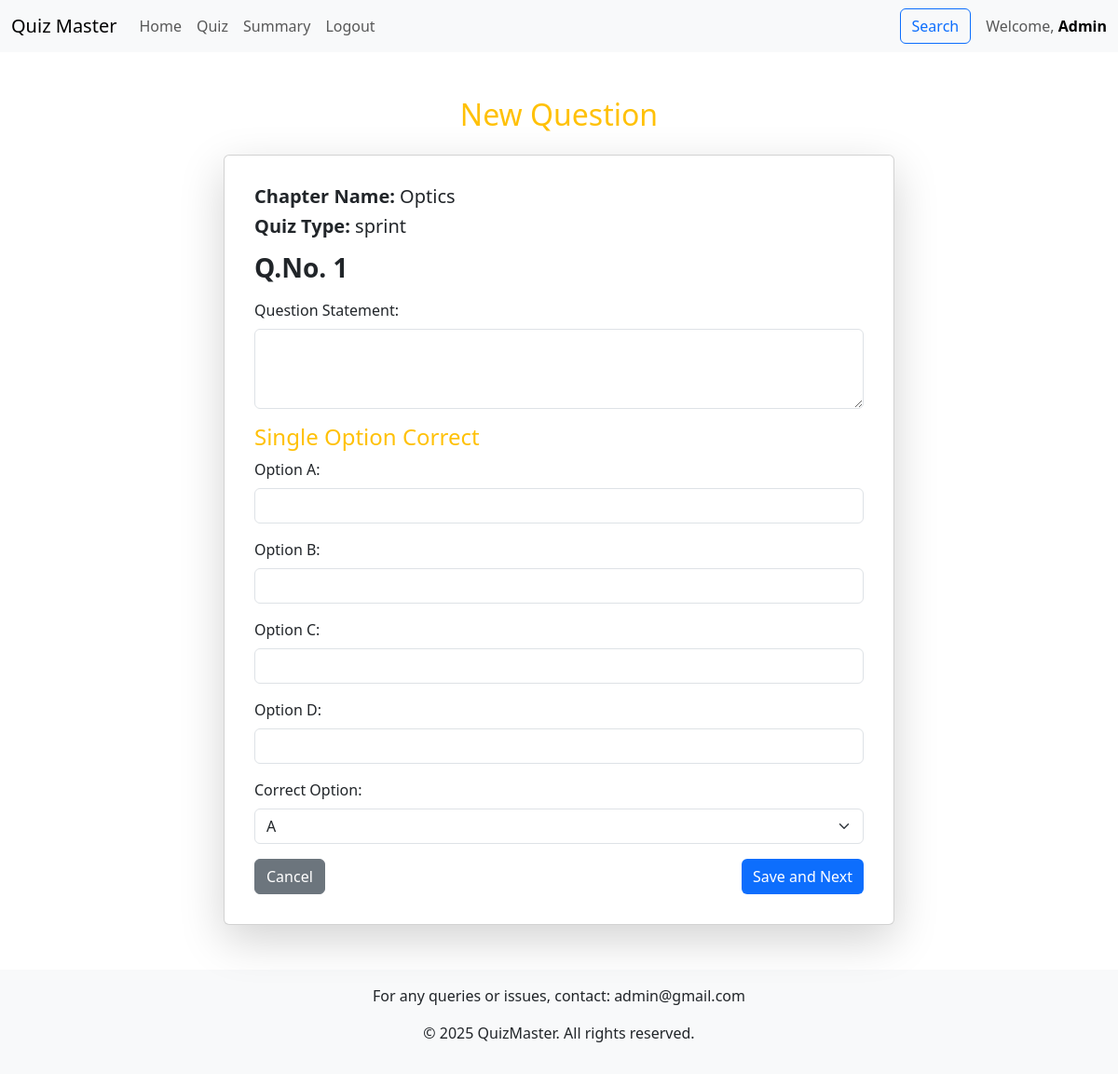
Page /dashboard/quiz_management/add_question/3 (signed in) on the earlier database version.
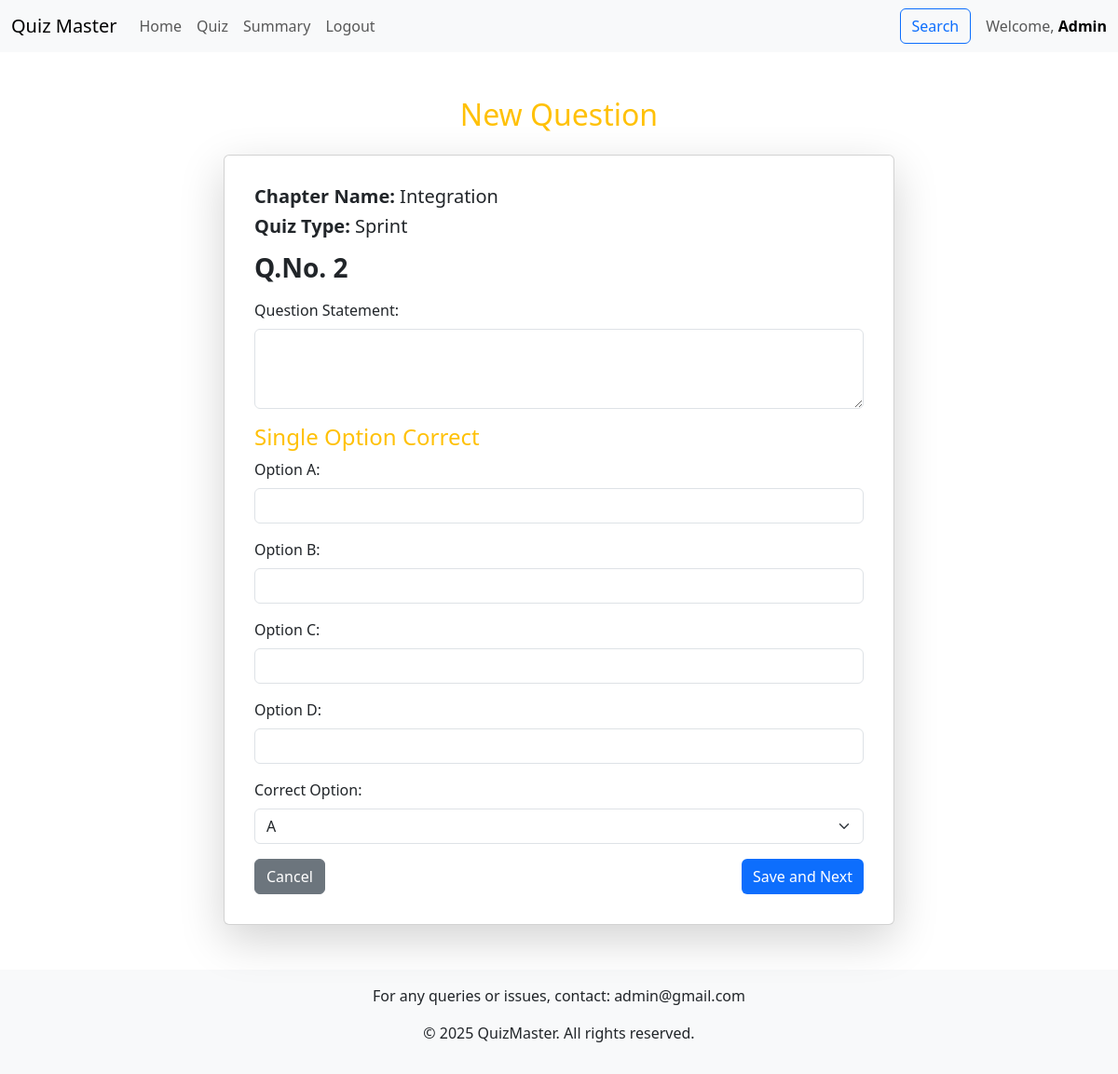
Same page on the later database version.
### models.py (models this page shows, shortened)
class Chapter(db.Model):
    id = db.Column(db.Integer, primary_key=True)
    subject_id = db.Column(db.Integer, db.ForeignKey('subject.id'), nullable=False)
    name = db.Column(db.String(100), nullable=False)
    description = db.Column(db.String(255))
    quizzes = db.relationship('Quiz', backref='chapter', lazy=True, cascade="all, delete-orphan")

class Quiz(db.Model):
    id = db.Column(db.Integer, primary_key=True)
    type=db.Column(db.String(50))
    chapter_id = db.Column(db.Integer, db.ForeignKey('chapter.id'), nullable=False)
    date_of_quiz = db.Column(db.DateTime, nullable=False, default=datetime.utcnow)
    time_duration = db.Column(db.Integer)  # format: HH:MM
    remarks = db.Column(db.String(255))
    questions = db.relationship('Question', backref='quiz', lazy=True, cascade="all, delete-orphan")
    scores = db.relationship('Score', backref='quiz', lazy=True, cascade="all, delete-orphan")

### controllers/controllers_admin.py (the view)
@app.route("/dashboard/quiz_management/add_question/<int:quiz_id>", methods=["GET","POST"])
@auth_required
@auth_required_admin
def add_question(quiz_id):
    if request.method == 'POST':
        statement = request.form.get('question_statement')
        option1 = request.form.get('option1')
        option2 = request.form.get('option2')
        option3 = request.form.get('option3')
        option4 = request.form.get('option4')
        correct_option = request.form.get('correct_option')
        if not all([statement, option1, option2, option3, option4, correct_option]):
            flash('All fields are required!', 'danger')
            return redirect(url_for('add_question', quiz_id=quiz_id))
        new_question = Question(
            quiz_id=quiz_id,
            question_statement=statement,
            option1=option1,
            option2=option2,
            option3=option3,
            option4=option4,
            correct_option=correct_option
        )
        db.session.add(new_question)
        db.session.commit()
        flash('Question added successfully!', 'success')
        return redirect(url_for('add_question', quiz_id=quiz_id),code=303)
    else:
        user = User.query.get(session["user_id"])
        quiz=Quiz.query.filter_by(id=quiz_id).first()
        question_count = Question.query.filter_by(quiz_id=quiz_id).count()
        return render_template("add_question.html",user=user,quiz=quiz,count=question_count+1)

### controllers/controllers_admin.py (called while the page is built)
def auth_required(func):
    @wraps(func)
    def inner(*args, **kwargs):
        if "user_id" in session:
            return func(*args, **kwargs)
        else:
            flash("Please login to continue")
            return redirect(url_for("index"))
    return inner

def auth_required_admin(func):
    @wraps(func)
    def inner(*args, **kwargs):
        user=User.query.get(session["user_id"])
        if user.role=="admin":
            return func(*args, **kwargs)
        else:
            flash("Unauthorised")
            return redirect(url_for("dashboard"))
    return inner

### controllers/controllers_login.py (called while the page is built)
@app.context_processor
def inject_admin_email():
    admin_user = User.query.filter_by(role="admin").first()
    return {"admin_email": admin_user.username}

### templates/add_question.html (shortened to what this page needs)
{% extends "base.html" %}
{% block content %}
<div class="container flex-grow-1 d-flex flex-column mt-5">
    <div class="row justify-content-center">
        <div class="col-md-8">
            <h2 class="text-center text-warning mb-4">New Question</h2>
            <div class="card shadow-lg">
                <div class="card-body">
                    <form action="/dashboard/quiz_management/add_question/{{quiz.id}}" method="POST">
                        <div class="mb-3">
                            <h5><strong>Chapter Name:</strong> {{ quiz.chapter.name }}</h5>
                            <h5><strong>Quiz Type:</strong> {{ quiz.type }}</h5>
                            <h3 class="mt-3"><strong>Q.No. {{ count }}</strong></h3>
                        </div>
                        <div class="mb-3">
                            <label for="question_statement" class="form-label">Question Statement:</label>
                            <textarea id="question_statement" name="question_statement" rows="3" class="form-control" required></textarea>
                        </div>
                        <h4 class="text-primary">Single Option Correct</h4>
                        <div class="mb-3">
                            <label for="option1" class="form-label">Option A:</label>
                            <input type="text" id="option1" name="option1" class="form-control" required>
                        </div>
                        <div class="mb-3">
                            <label for="option2" class="form-label">Option B:</label>
                            <input type="text" id="option2" name="option2" class="form-control" required>
                        </div>
                        <div class="mb-3">
                            <label for="option3" class="form-label">Option C:</label>
                            <input type="text" id="option3" name="option3" class="form-control" required>
                        </div>
                        <div class="mb-3">
                            <label for="option4" class="form-label">Option D:</label>
                            <input type="text" id="option4" name="option4" class="form-control" required>
                        </div>
                        <div class="mb-3">
                            <label for="correct_option" class="form-label">Correct Option:</label>
                            <select id="correct_option" name="correct_option" class="form-select" required>
                                <option value="1">A</option>
                            </select>
                        </div>
                        <div class="d-flex justify-content-between">
                            <a href="{{ url_for('quiz_management') }}" class="btn btn-secondary">Cancel</a>
                            <button type="submit" class="btn btn-primary">Save and Next</button>
                        </div>
                    </form>
                </div>
            </div>
        </div>
    </div>
</div>
{% endblock %}

Differences in the rows shown:
no longer on this page (row edited): Chapter: chapter.name "Optics"
now on this page (row edited): Chapter: chapter.name "Integration"
changed Quiz: type "sprint" → "Sprint"
Other differences:
{{ count }}: "1" → "2"
